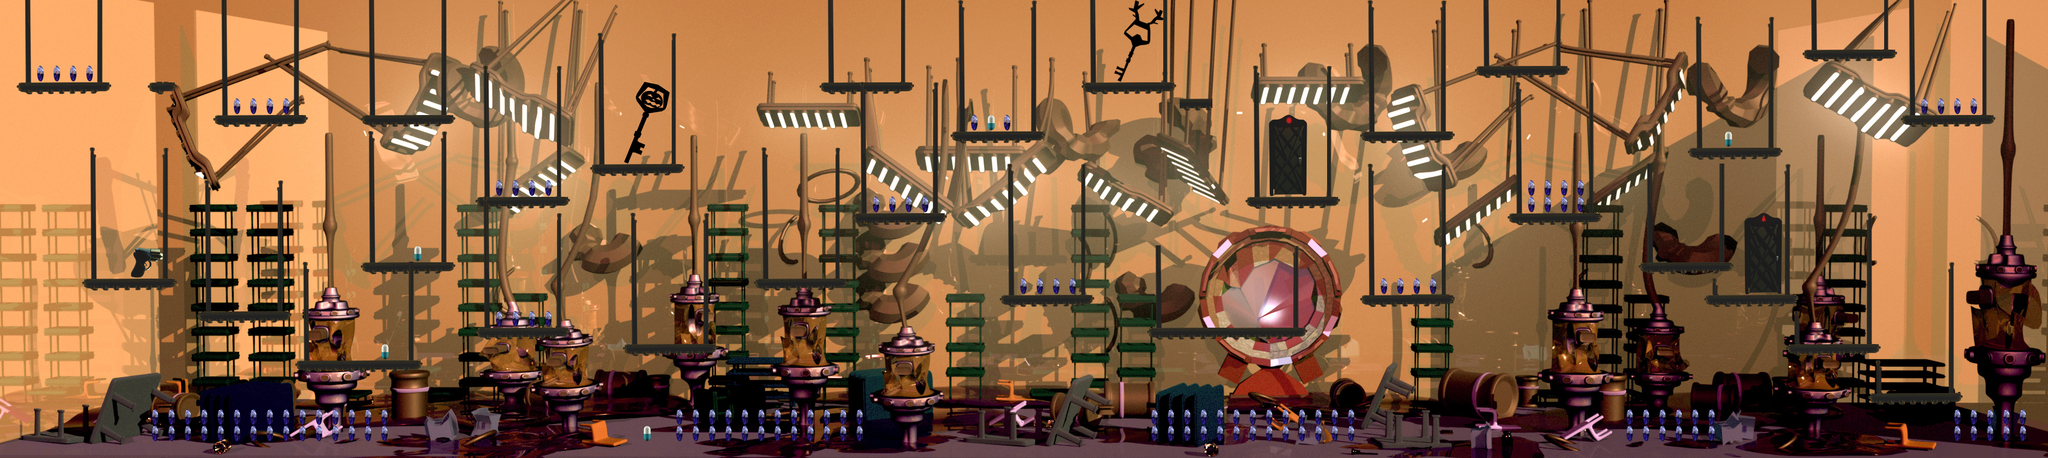

The image is a tile-based game level rendered from a .tmx file. Its description and source (layers, tilesets, objects; grid data summarised) follow:
An orthogonal 125x28 tile map with 32x32 px tiles, 5 tile layers (Fondo, BloquesParedes, ParedesPlataformas, PuertasCerrada1, ...), 2 hidden layers not drawn, 13 tilesets.

<map version="1.0" orientation="orthogonal" renderorder="right-down" width="125" height="28" tilewidth="32" tileheight="32" nextobjectid="1">
 <tileset firstgid="1" name="Fondo" tilewidth="32" tileheight="32" tilecount="3500" columns="125">
  <image source="Fondo1.jpg" trans="ff00ff" width="4000" height="900" />
 </tileset>
 <tileset firstgid="3501" name="plataforma" tilewidth="32" tileheight="32" tilecount="54" columns="6">
  <image source="Plataforma00012.png" trans="ff00ff" width="192" height="288" />
 </tileset>
 <tileset firstgid="3555" name="LlaveA" tilewidth="32" tileheight="32" tilecount="15" columns="3">
  <image source="llave.png" trans="ff00ff" width="96" height="160" />
  <tile id="0">
   <properties>
    <property name="tipo" value="llave1" />
   </properties>
  </tile>
  <tile id="1">
   <properties>
    <property name="tipo" value="llave1" />
   </properties>
  </tile>
  <tile id="2">
   <properties>
    <property name="tipo" value="llave1" />
   </properties>
  </tile>
  <tile id="3">
   <properties>
    <property name="tipo" value="llave1" />
   </properties>
  </tile>
  <tile id="4">
   <properties>
    <property name="tipo" value="llave1" />
   </properties>
  </tile>
  <tile id="5">
   <properties>
    <property name="tipo" value="llave1" />
   </properties>
  </tile>
  <tile id="6">
   <properties>
    <property name="tipo" value="llave1" />
   </properties>
  </tile>
  <tile id="7">
   <properties>
    <property name="tipo" value="llave1" />
   </properties>
  </tile>
  <tile id="8">
   <properties>
    <property name="tipo" value="llave1" />
   </properties>
  </tile>
  <tile id="9">
   <properties>
    <property name="tipo" value="llave1" />
   </properties>
  </tile>
  <tile id="10">
   <properties>
    <property name="tipo" value="llave1" />
   </properties>
  </tile>
  <tile id="11">
   <properties>
    <property name="tipo" value="llave1" />
   </properties>
  </tile>
  <tile id="12">
   <properties>
    <property name="tipo" value="llave1" />
   </properties>
  </tile>
  <tile id="13">
   <properties>
    <property name="tipo" value="llave1" />
   </properties>
  </tile>
  <tile id="14">
   <properties>
    <property name="tipo" value="llave1" />
   </properties>
  </tile>
 </tileset>
 <tileset firstgid="3570" name="llaveMuertos" tilewidth="32" tileheight="32" tilecount="15" columns="3">
  <image source="llave2.png" trans="ff00ff" width="96" height="160" />
  <tile id="0">
   <properties>
    <property name="tipo" value="llave1" />
   </properties>
  </tile>
  <tile id="1">
   <properties>
    <property name="tipo" value="llave1" />
   </properties>
  </tile>
  <tile id="2">
   <properties>
    <property name="tipo" value="llave1" />
   </properties>
  </tile>
  <tile id="3">
   <properties>
    <property name="tipo" value="llave1" />
   </properties>
  </tile>
  <tile id="4">
   <properties>
    <property name="tipo" value="llave1" />
   </properties>
  </tile>
  <tile id="5">
   <properties>
    <property name="tipo" value="llave1" />
   </properties>
  </tile>
  <tile id="6">
   <properties>
    <property name="tipo" value="llave1" />
   </properties>
  </tile>
  <tile id="7">
   <properties>
    <property name="tipo" value="llave1" />
   </properties>
  </tile>
  <tile id="8">
   <properties>
    <property name="tipo" value="llave1" />
   </properties>
  </tile>
  <tile id="9">
   <properties>
    <property name="tipo" value="llave1" />
   </properties>
  </tile>
  <tile id="10">
   <properties>
    <property name="tipo" value="llave1" />
   </properties>
  </tile>
  <tile id="11">
   <properties>
    <property name="tipo" value="llave1" />
   </properties>
  </tile>
  <tile id="12">
   <properties>
    <property name="tipo" value="llave1" />
   </properties>
  </tile>
  <tile id="13">
   <properties>
    <property name="tipo" value="llave1" />
   </properties>
  </tile>
  <tile id="14">
   <properties>
    <property name="tipo" value="llave1" />
   </properties>
  </tile>
 </tileset>
 <tileset firstgid="3585" name="LlaveB" tilewidth="32" tileheight="32" tilecount="15" columns="3">
  <image source="llave0001.png" trans="ff00ff" width="96" height="160" />
  <tile id="0">
   <properties>
    <property name="tipo" value="llave2" />
   </properties>
  </tile>
  <tile id="1">
   <properties>
    <property name="tipo" value="llave2" />
   </properties>
  </tile>
  <tile id="2">
   <properties>
    <property name="tipo" value="llave2" />
   </properties>
  </tile>
  <tile id="3">
   <properties>
    <property name="tipo" value="llave2" />
   </properties>
  </tile>
  <tile id="4">
   <properties>
    <property name="tipo" value="llave2" />
   </properties>
  </tile>
  <tile id="5">
   <properties>
    <property name="tipo" value="llave2" />
   </properties>
  </tile>
  <tile id="6">
   <properties>
    <property name="tipo" value="llave2" />
   </properties>
  </tile>
  <tile id="7">
   <properties>
    <property name="tipo" value="llave2" />
   </properties>
  </tile>
  <tile id="8">
   <properties>
    <property name="tipo" value="llave2" />
   </properties>
  </tile>
  <tile id="9">
   <properties>
    <property name="tipo" value="llave2" />
   </properties>
  </tile>
  <tile id="10">
   <properties>
    <property name="tipo" value="llave2" />
   </properties>
  </tile>
  <tile id="11">
   <properties>
    <property name="tipo" value="llave2" />
   </properties>
  </tile>
  <tile id="12">
   <properties>
    <property name="tipo" value="llave2" />
   </properties>
  </tile>
  <tile id="13">
   <properties>
    <property name="tipo" value="llave2" />
   </properties>
  </tile>
  <tile id="14">
   <properties>
    <property name="tipo" value="llave2" />
   </properties>
  </tile>
 </tileset>
 <tileset firstgid="3600" name="cois" tilewidth="32" tileheight="32" tilecount="8" columns="8">
  <image source="coins.png" trans="ff00ff" width="256" height="32" />
  <tile id="3">
   <properties>
    <property name="tipo" value="coin" />
   </properties>
   <animation>
    <frame tileid="0" duration="100" />
    <frame tileid="1" duration="150" />
    <frame tileid="2" duration="150" />
    <frame tileid="3" duration="150" />
    <frame tileid="4" duration="150" />
    <frame tileid="5" duration="150" />
    <frame tileid="6" duration="150" />
    <frame tileid="7" duration="150" />
   </animation>
  </tile>
 </tileset>
 <tileset firstgid="3608" name="PuertaCA" tilewidth="32" tileheight="32" tilecount="30" columns="6">
  <image source="puertaSol.png" trans="ff00ff" width="192" height="160" />
  <tile id="0">
   <animation>
    <frame tileid="0" duration="100" />
    <frame tileid="3" duration="100" />
   </animation>
  </tile>
  <tile id="1">
   <animation>
    <frame tileid="1" duration="100" />
    <frame tileid="4" duration="100" />
   </animation>
  </tile>
  <tile id="2">
   <animation>
    <frame tileid="2" duration="100" />
    <frame tileid="5" duration="100" />
   </animation>
  </tile>
  <tile id="6">
   <animation>
    <frame tileid="6" duration="100" />
    <frame tileid="9" duration="100" />
   </animation>
  </tile>
  <tile id="7">
   <animation>
    <frame tileid="7" duration="100" />
    <frame tileid="10" duration="100" />
   </animation>
  </tile>
  <tile id="8">
   <animation>
    <frame tileid="8" duration="100" />
    <frame tileid="11" duration="100" />
   </animation>
  </tile>
  <tile id="12">
   <animation>
    <frame tileid="12" duration="100" />
    <frame tileid="15" duration="100" />
   </animation>
  </tile>
  <tile id="13">
   <animation>
    <frame tileid="13" duration="100" />
    <frame tileid="16" duration="100" />
   </animation>
  </tile>
  <tile id="14">
   <animation>
    <frame tileid="14" duration="100" />
    <frame tileid="17" duration="100" />
   </animation>
  </tile>
  <tile id="18">
   <animation>
    <frame tileid="18" duration="100" />
    <frame tileid="21" duration="100" />
   </animation>
  </tile>
  <tile id="19">
   <animation>
    <frame tileid="19" duration="100" />
    <frame tileid="22" duration="100" />
   </animation>
  </tile>
  <tile id="20">
   <animation>
    <frame tileid="20" duration="100" />
    <frame tileid="23" duration="100" />
   </animation>
  </tile>
  <tile id="24">
   <animation>
    <frame tileid="24" duration="100" />
    <frame tileid="27" duration="100" />
   </animation>
  </tile>
  <tile id="25">
   <animation>
    <frame tileid="25" duration="100" />
    <frame tileid="28" duration="100" />
   </animation>
  </tile>
  <tile id="26">
   <animation>
    <frame tileid="26" duration="100" />
    <frame tileid="29" duration="100" />
   </animation>
  </tile>
 </tileset>
 <tileset firstgid="3638" name="PuertaCB" tilewidth="32" tileheight="32" tilecount="30" columns="6">
  <image source="puertaArbol.png" trans="ff00ff" width="192" height="160" />
  <tile id="0">
   <animation>
    <frame tileid="0" duration="100" />
    <frame tileid="3" duration="100" />
   </animation>
  </tile>
  <tile id="1">
   <animation>
    <frame tileid="1" duration="100" />
    <frame tileid="4" duration="100" />
   </animation>
  </tile>
  <tile id="2">
   <animation>
    <frame tileid="2" duration="100" />
    <frame tileid="5" duration="100" />
   </animation>
  </tile>
  <tile id="6">
   <animation>
    <frame tileid="6" duration="100" />
    <frame tileid="9" duration="100" />
   </animation>
  </tile>
  <tile id="7">
   <animation>
    <frame tileid="7" duration="100" />
    <frame tileid="10" duration="100" />
   </animation>
  </tile>
  <tile id="8">
   <animation>
    <frame tileid="8" duration="100" />
    <frame tileid="11" duration="100" />
   </animation>
  </tile>
  <tile id="12">
   <animation>
    <frame tileid="12" duration="100" />
    <frame tileid="15" duration="100" />
   </animation>
  </tile>
  <tile id="13">
   <animation>
    <frame tileid="13" duration="100" />
    <frame tileid="16" duration="100" />
   </animation>
  </tile>
  <tile id="14">
   <animation>
    <frame tileid="14" duration="100" />
    <frame tileid="17" duration="100" />
   </animation>
  </tile>
  <tile id="18">
   <animation>
    <frame tileid="18" duration="100" />
    <frame tileid="21" duration="100" />
   </animation>
  </tile>
  <tile id="19">
   <animation>
    <frame tileid="19" duration="100" />
    <frame tileid="22" duration="100" />
   </animation>
  </tile>
  <tile id="20">
   <animation>
    <frame tileid="20" duration="100" />
    <frame tileid="23" duration="100" />
   </animation>
  </tile>
  <tile id="24">
   <animation>
    <frame tileid="24" duration="100" />
    <frame tileid="27" duration="100" />
   </animation>
  </tile>
  <tile id="25">
   <animation>
    <frame tileid="25" duration="100" />
    <frame tileid="28" duration="100" />
   </animation>
  </tile>
  <tile id="26">
   <animation>
    <frame tileid="26" duration="100" />
    <frame tileid="29" duration="100" />
   </animation>
  </tile>
 </tileset>
 <tileset firstgid="3668" name="PuertaAA" tilewidth="32" tileheight="32" tilecount="105" columns="21">
  <image source="puertaAbiertaS.png" trans="ff00ff" width="672" height="160" />
  <tile id="8">
   <properties>
    <property name="tipo" value="puertaA" />
   </properties>
  </tile>
  <tile id="9">
   <properties>
    <property name="tipo" value="puertaA" />
   </properties>
  </tile>
  <tile id="10">
   <properties>
    <property name="tipo" value="puertaA" />
   </properties>
  </tile>
  <tile id="29">
   <properties>
    <property name="tipo" value="puertaA" />
   </properties>
  </tile>
  <tile id="30">
   <properties>
    <property name="tipo" value="puertaA" />
   </properties>
  </tile>
  <tile id="31">
   <properties>
    <property name="tipo" value="puertaA" />
   </properties>
  </tile>
  <tile id="50">
   <properties>
    <property name="tipo" value="puertaA" />
   </properties>
  </tile>
  <tile id="51">
   <properties>
    <property name="tipo" value="puertaA" />
   </properties>
  </tile>
  <tile id="52">
   <properties>
    <property name="tipo" value="puertaA" />
   </properties>
  </tile>
  <tile id="71">
   <properties>
    <property name="tipo" value="puertaA" />
   </properties>
  </tile>
  <tile id="72">
   <properties>
    <property name="tipo" value="puertaA" />
   </properties>
  </tile>
  <tile id="73">
   <properties>
    <property name="tipo" value="puertaA" />
   </properties>
  </tile>
  <tile id="92">
   <properties>
    <property name="tipo" value="puertaA" />
   </properties>
  </tile>
  <tile id="93">
   <properties>
    <property name="tipo" value="puertaA" />
   </properties>
  </tile>
  <tile id="94">
   <properties>
    <property name="tipo" value="puertaA" />
   </properties>
  </tile>
 </tileset>
 <tileset firstgid="3773" name="PuertaAB" tilewidth="32" tileheight="32" tilecount="105" columns="21">
  <image source="puertaAbiertaA.png" trans="ff00ff" width="672" height="160" />
  <tile id="8">
   <properties>
    <property name="tipo" value="puertaA2" />
   </properties>
  </tile>
  <tile id="9">
   <properties>
    <property name="tipo" value="puertaA2" />
   </properties>
  </tile>
  <tile id="10">
   <properties>
    <property name="tipo" value="puertaA2" />
   </properties>
  </tile>
  <tile id="29">
   <properties>
    <property name="tipo" value="puertaA2" />
   </properties>
  </tile>
  <tile id="30">
   <properties>
    <property name="tipo" value="puertaA2" />
   </properties>
  </tile>
  <tile id="31">
   <properties>
    <property name="tipo" value="puertaA2" />
   </properties>
  </tile>
  <tile id="50">
   <properties>
    <property name="tipo" value="puertaA2" />
   </properties>
  </tile>
  <tile id="51">
   <properties>
    <property name="tipo" value="puertaA2" />
   </properties>
  </tile>
  <tile id="52">
   <properties>
    <property name="tipo" value="puertaA2" />
   </properties>
  </tile>
  <tile id="71">
   <properties>
    <property name="tipo" value="puertaA2" />
   </properties>
  </tile>
  <tile id="72">
   <properties>
    <property name="tipo" value="puertaA2" />
   </properties>
  </tile>
  <tile id="73">
   <properties>
    <property name="tipo" value="puertaA2" />
   </properties>
  </tile>
  <tile id="92">
   <properties>
    <property name="tipo" value="puertaA2" />
   </properties>
  </tile>
  <tile id="93">
   <properties>
    <property name="tipo" value="puertaA2" />
   </properties>
  </tile>
  <tile id="94">
   <properties>
    <property name="tipo" value="puertaA2" />
   </properties>
  </tile>
 </tileset>
 <tileset firstgid="3878" name="Pildoras" tilewidth="32" tileheight="32" tilecount="1" columns="1">
  <image source="pil.png" trans="ff00ff" width="32" height="32" />
  <tile id="0">
   <properties>
    <property name="tipo" value="pildora" />
   </properties>
  </tile>
 </tileset>
 <tileset firstgid="3879" name="Pistolita" tilewidth="32" tileheight="32" tilecount="1" columns="1">
  <image source="Pistolita.png" trans="ff00ff" width="32" height="32" />
  <terraintypes>
   <terrain name="" tile="-1" />
  </terraintypes>
  <tile id="0">
   <properties>
    <property name="tipo" value="pistolita" />
   </properties>
  </tile>
 </tileset>
 <tileset firstgid="3880" name="Pistola" tilewidth="32" tileheight="32" tilecount="4" columns="2">
  <image source="pistola.png" trans="ff00ff" width="64" height="64" />
  <tile id="0">
   <properties>
    <property name="tipo" value="pistolita" />
   </properties>
  </tile>
  <tile id="1">
   <properties>
    <property name="tipo" value="pistolita" />
   </properties>
  </tile>
  <tile id="2">
   <properties>
    <property name="tipo" value="pistolita" />
   </properties>
  </tile>
  <tile id="3">
   <properties>
    <property name="tipo" value="pistolita" />
   </properties>
  </tile>
 </tileset>
 <layer name="Fondo" width="125" height="28">
  <data>[3500 cells, 3500 non-empty, 3499 distinct tile ids]</data>
 </layer>
 <layer name="BloquesParedes" width="125" height="28">
  <data>[3500 cells, 522 non-empty, 223 distinct tile ids]</data>
 </layer>
 <layer name="ParedesPlataformas" width="125" height="28">
  <data>[3500 cells, 765 non-empty, 51 distinct tile ids]</data>
 </layer>
 <layer name="PuertasCerrada1" width="125" height="28">
  <data>[3500 cells, 15 non-empty, 15 distinct tile ids]</data>
 </layer>
 <layer name="puertaAbierta1" width="125" height="28" visible="0">
  <data>[3500 cells, 15 non-empty, 12 distinct tile ids]</data>
 </layer>
 <layer name="puertaCerrada2" width="125" height="28">
  <data>[3500 cells, 15 non-empty, 15 distinct tile ids]</data>
 </layer>
 <layer name="puertaAbierta2" width="125" height="28" visible="0">
  <data>[3500 cells, 15 non-empty, 12 distinct tile ids]</data>
 </layer>
</map>
